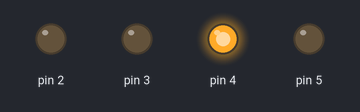
Bench run of a sketch on a simulated Arduino Uno, built with avr-gcc and run on an emulated ATmega328P. Parts: output pins drawn as LEDs (lit = HIGH).

Above: at 0.1 s.
Timing chart, 0 to 1.6 s (numbered marks = the images above):
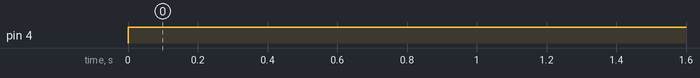

Measured:
- by itself, pin 4: LOW → HIGH at 0.00 s

The sketch:

dont_care.ino
```cpp
//Declaring all variables as integers
int Z=0,Y=0,X=1,W=1;  // int Z,Y,X,W
int D,C,B,A;

//Code released under GNU GPL.  Free to use for anything.
void disp_7447(int D, int C, int B, int A)
{
  digitalWrite(2, A); //LSB
  digitalWrite(3, B);
  digitalWrite(4, C);
  digitalWrite(5, D); //MSB

}
// the setup function runs once when you press reset or power the board
void setup() {
    pinMode(2, OUTPUT);
    pinMode(3, OUTPUT);
    pinMode(4, OUTPUT);
    pinMode(5, OUTPUT);
    //pinMode(6,OUTPUT);
    //pinMode(7,OUTPUT);
    //pinMode(8,OUTPUT);
    //pinMode(9,OUTPUT);
}

// the loop function runs over and over again forever
void loop() {
  //W = digitalWrite(6);
  //X = digitalWrite(7);
  //Y = digitalWrite(8);
  //Z = digitalWrite(9);
  A=(!W);
  B=(!W&&X&&!Z || W&&!X);
  C=(W&&X&&!Y&&!Z || !X&&Y || !W&&Y);
  D=(W&&X&&Y || !X&&Z);

disp_7447(D,C,B,A);
}
```
